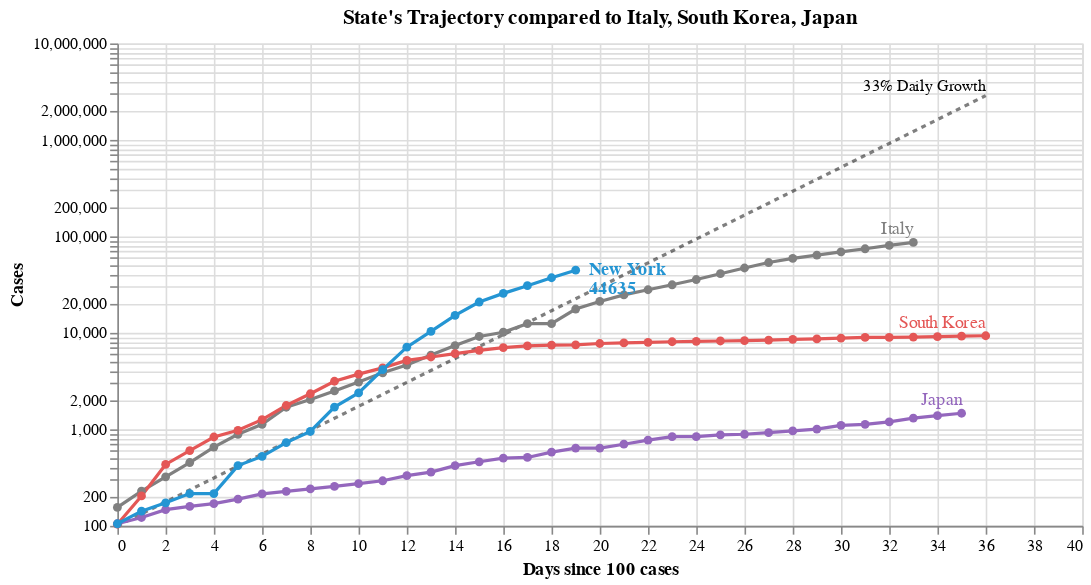

The cell this chart's notebook holds for it:
### Code cell
#hide_input
chart2 = (
 base_ref.mark_line(color='black', opacity=.5, strokeDash=[3,3])
 + base_ref_f.mark_text(dy=-6, align='right', fontSize=10, text='33% Daily Growth') 
 + base2.mark_line(point=True, tooltip=True)
 + base2.transform_filter(date_filter).mark_text(dy=-8, align='right').encode(text='Key:N')
 + base3.mark_line(point={'size':30}, tooltip=True)
 + base4.mark_text(dx=8, align='left', fontWeight='bold').encode(text='Key:N')
 + base4.mark_text(dx=8, dy=12, align='left', fontWeight='bold').encode(text='Cases:Q')
).add_selection(state_selection).properties(
    title=f"State's Trajectory compared to {', '.join(baseline_countries)}"
)
chart2

### Figure 1 — Vega-Lite specification as saved in the notebook (floating-point values rounded to 4 significant figures; data arrays with more than 128 entries replaced by an {"elided": "..."} marker saying what was removed)
{"config": {"view": {"continuousWidth": 400, "continuousHeight": 300}}, "layer": [{"mark": {"type": "line", "color": "black", "opacity": 0.5, "strokeDash": [3, 3]}, "encoding": {"x": {"type": "quantitative", "field": "Days since 100 cases"}, "y": {"type": "quantitative", "field": "Cases"}}, "selection": {"Select": {"type": "single", "fields": ["Key"], "bind": {"input": "select", "options": ["Alabama", "Arizona", "Arkansas", "California", "Colorado", "Connecticut", "Florida", "Georgia", "Illinois", "Indiana", "Louisiana", "Maryland", "Massachusetts", "Michigan", "Minnesota", "Mississippi", "Missouri", "Nevada", "New Jersey", "New York", "North Carolina", "Ohio", "Oklahoma", "Oregon", "Pennsylvania", "South Carolina", "Tennessee", "Texas", "Utah", "Virginia", "Washington", "Wisconsin"]}, "init": {"Key": "New York"}}}}, {"mark": {"type": "text", "align": "right", "dy": -6, "fontSize": 10, "text": "33% Daily Growth"}, "encoding": {"x": {"type": "quantitative", "field": "Days since 100 cases"}, "y": {"type": "quantitative", "field": "Cases"}}, "transform": [{"filter": "(datum['Days since 100 cases'] >= 36)"}]}, {"data": {"name": "data-840b50b0bcdbced3430e1c7640182d08"}, "mark": {"type": "line", "point": true, "tooltip": true}, "encoding": {"color": {"type": "nominal", "field": "Key", "legend": null, "scale": {"domain": ["Germany", "India", "Italy", "Japan", "South Korea", "Spain", "US", "United Kingdom", "Alabama", "Alaska", "American Samoa", "Arizona", "Arkansas", "California", "Colorado", "Connecticut", "Delaware", "District of Columbia", "Florida", "Georgia", "Guam", "Hawaii", "Idaho", "Illinois", "Indiana", "Iowa", "Kansas", "Kentucky", "Louisiana", "Maine", "Maryland", "Massachusetts", "Michigan", "Minnesota", "Mississippi", "Missouri", "Montana", "Nebraska", "Nevada", "New Hampshire", "New Jersey", "New Mexico", "New York", "North Carolina", "North Dakota", "Northern Marianas", "Ohio", "Oklahoma", "Oregon", "Pennsylvania", "Puerto Rico", "Rhode Island", "South Carolina", "South Dakota", "Tennessee", "Texas", "Utah", "Vermont", "Virgin Islands", "Virginia", "Washington", "West Virginia", "Wisconsin", "Wyoming"], "range": ["#2495D3", "#9D755D", "grey", "#9467bd", "#E45756", "#F58518", "#3469B2", "#2495D3", "#3469B2", "#3469B2", "#3469B2", "#3469B2", "#3469B2", "#F58518", "#3469B2", "#3469B2", "#3469B2", "#3469B2", "#3469B2", "#3469B2", "#3469B2", "#3469B2", "#3469B2", "#3469B2", "#3469B2", "#3469B2", "#3469B2", "#3469B2", "#3469B2", "#3469B2", "#3469B2", "#3469B2", "#3469B2", "#3469B2", "#3469B2", "#3469B2", "#3469B2", "#3469B2", "#3469B2", "#3469B2", "#3469B2", "#3469B2", "#2495D3", "#3469B2", "#3469B2", "#3469B2", "#3469B2", "#3469B2", "#3469B2", "#3469B2", "#3469B2", "#3469B2", "#3469B2", "#3469B2", "#3469B2", "#3469B2", "#3469B2", "#3469B2", "#3469B2", "#3469B2", "#3469B2", "#3469B2", "#3469B2", "#3469B2"]}}, "tooltip": [{"type": "nominal", "field": "Key"}, {"type": "temporal", "field": "Date"}, {"type": "quantitative", "field": "Cases"}, {"type": "quantitative", "field": "Days since 100 cases"}], "x": {"type": "quantitative", "field": "Days since 100 cases"}, "y": {"type": "quantitative", "field": "Cases", "scale": {"type": "log"}}}, "transform": [{"filter": {"field": "Key", "oneOf": ["Italy", "South Korea", "Japan"]}}], "width": 600}, {"data": {"name": "data-840b50b0bcdbced3430e1c7640182d08"}, "mark": {"type": "text", "align": "right", "dy": -8}, "encoding": {"color": {"type": "nominal", "field": "Key", "legend": null, "scale": {"domain": ["Germany", "India", "Italy", "Japan", "South Korea", "Spain", "US", "United Kingdom", "Alabama", "Alaska", "American Samoa", "Arizona", "Arkansas", "California", "Colorado", "Connecticut", "Delaware", "District of Columbia", "Florida", "Georgia", "Guam", "Hawaii", "Idaho", "Illinois", "Indiana", "Iowa", "Kansas", "Kentucky", "Louisiana", "Maine", "Maryland", "Massachusetts", "Michigan", "Minnesota", "Mississippi", "Missouri", "Montana", "Nebraska", "Nevada", "New Hampshire", "New Jersey", "New Mexico", "New York", "North Carolina", "North Dakota", "Northern Marianas", "Ohio", "Oklahoma", "Oregon", "Pennsylvania", "Puerto Rico", "Rhode Island", "South Carolina", "South Dakota", "Tennessee", "Texas", "Utah", "Vermont", "Virgin Islands", "Virginia", "Washington", "West Virginia", "Wisconsin", "Wyoming"], "range": ["#2495D3", "#9D755D", "grey", "#9467bd", "#E45756", "#F58518", "#3469B2", "#2495D3", "#3469B2", "#3469B2", "#3469B2", "#3469B2", "#3469B2", "#F58518", "#3469B2", "#3469B2", "#3469B2", "#3469B2", "#3469B2", "#3469B2", "#3469B2", "#3469B2", "#3469B2", "#3469B2", "#3469B2", "#3469B2", "#3469B2", "#3469B2", "#3469B2", "#3469B2", "#3469B2", "#3469B2", "#3469B2", "#3469B2", "#3469B2", "#3469B2", "#3469B2", "#3469B2", "#3469B2", "#3469B2", "#3469B2", "#3469B2", "#2495D3", "#3469B2", "#3469B2", "#3469B2", "#3469B2", "#3469B2", "#3469B2", "#3469B2", "#3469B2", "#3469B2", "#3469B2", "#3469B2", "#3469B2", "#3469B2", "#3469B2", "#3469B2", "#3469B2", "#3469B2", "#3469B2", "#3469B2", "#3469B2", "#3469B2"]}}, "text": {"type": "nominal", "field": "Key"}, "tooltip": [{"type": "nominal", "field": "Key"}, {"type": "temporal", "field": "Date"}, {"type": "quantitative", "field": "Cases"}, {"type": "quantitative", "field": "Days since 100 cases"}], "x": {"type": "quantitative", "field": "Days since 100 cases"}, "y": {"type": "quantitative", "field": "Cases", "scale": {"type": "log"}}}, "transform": [{"filter": {"field": "Key", "oneOf": ["Italy", "South Korea", "Japan"]}}, {"filter": "(datum['Date'] >= 1585267200000)"}], "width": 600}, {"data": {"name": "data-840b50b0bcdbced3430e1c7640182d08"}, "mark": {"type": "line", "point": {"size": 30}, "tooltip": true}, "encoding": {"color": {"type": "nominal", "field": "Key", "legend": null, "scale": {"domain": ["Germany", "India", "Italy", "Japan", "South Korea", "Spain", "US", "United Kingdom", "Alabama", "Alaska", "American Samoa", "Arizona", "Arkansas", "California", "Colorado", "Connecticut", "Delaware", "District of Columbia", "Florida", "Georgia", "Guam", "Hawaii", "Idaho", "Illinois", "Indiana", "Iowa", "Kansas", "Kentucky", "Louisiana", "Maine", "Maryland", "Massachusetts", "Michigan", "Minnesota", "Mississippi", "Missouri", "Montana", "Nebraska", "Nevada", "New Hampshire", "New Jersey", "New Mexico", "New York", "North Carolina", "North Dakota", "Northern Marianas", "Ohio", "Oklahoma", "Oregon", "Pennsylvania", "Puerto Rico", "Rhode Island", "South Carolina", "South Dakota", "Tennessee", "Texas", "Utah", "Vermont", "Virgin Islands", "Virginia", "Washington", "West Virginia", "Wisconsin", "Wyoming"], "range": ["#2495D3", "#9D755D", "grey", "#9467bd", "#E45756", "#F58518", "#3469B2", "#2495D3", "#3469B2", "#3469B2", "#3469B2", "#3469B2", "#3469B2", "#F58518", "#3469B2", "#3469B2", "#3469B2", "#3469B2", "#3469B2", "#3469B2", "#3469B2", "#3469B2", "#3469B2", "#3469B2", "#3469B2", "#3469B2", "#3469B2", "#3469B2", "#3469B2", "#3469B2", "#3469B2", "#3469B2", "#3469B2", "#3469B2", "#3469B2", "#3469B2", "#3469B2", "#3469B2", "#3469B2", "#3469B2", "#3469B2", "#3469B2", "#2495D3", "#3469B2", "#3469B2", "#3469B2", "#3469B2", "#3469B2", "#3469B2", "#3469B2", "#3469B2", "#3469B2", "#3469B2", "#3469B2", "#3469B2", "#3469B2", "#3469B2", "#3469B2", "#3469B2", "#3469B2", "#3469B2", "#3469B2", "#3469B2", "#3469B2"]}}, "tooltip": [{"type": "nominal", "field": "Key"}, {"type": "temporal", "field": "Date"}, {"type": "quantitative", "field": "Cases"}, {"type": "quantitative", "field": "Days since 100 cases"}], "x": {"type": "quantitative", "field": "Days since 100 cases"}, "y": {"type": "quantitative", "field": "Cases", "scale": {"type": "log"}}}, "transform": [{"filter": {"selection": "Select"}}], "width": 600}, {"data": {"name": "data-840b50b0bcdbced3430e1c7640182d08"}, "mark": {"type": "text", "align": "left", "dx": 8, "fontWeight": "bold"}, "encoding": {"color": {"type": "nominal", "field": "Key", "legend": null, "scale": {"domain": ["Germany", "India", "Italy", "Japan", "South Korea", "Spain", "US", "United Kingdom", "Alabama", "Alaska", "American Samoa", "Arizona", "Arkansas", "California", "Colorado", "Connecticut", "Delaware", "District of Columbia", "Florida", "Georgia", "Guam", "Hawaii", "Idaho", "Illinois", "Indiana", "Iowa", "Kansas", "Kentucky", "Louisiana", "Maine", "Maryland", "Massachusetts", "Michigan", "Minnesota", "Mississippi", "Missouri", "Montana", "Nebraska", "Nevada", "New Hampshire", "New Jersey", "New Mexico", "New York", "North Carolina", "North Dakota", "Northern Marianas", "Ohio", "Oklahoma", "Oregon", "Pennsylvania", "Puerto Rico", "Rhode Island", "South Carolina", "South Dakota", "Tennessee", "Texas", "Utah", "Vermont", "Virgin Islands", "Virginia", "Washington", "West Virginia", "Wisconsin", "Wyoming"], "range": ["#2495D3", "#9D755D", "grey", "#9467bd", "#E45756", "#F58518", "#3469B2", "#2495D3", "#3469B2", "#3469B2", "#3469B2", "#3469B2", "#3469B2", "#F58518", "#3469B2", "#3469B2", "#3469B2", "#3469B2", "#3469B2", "#3469B2", "#3469B2", "#3469B2", "#3469B2", "#3469B2", "#3469B2", "#3469B2", "#3469B2", "#3469B2", "#3469B2", "#3469B2", "#3469B2", "#3469B2", "#3469B2", "#3469B2", "#3469B2", "#3469B2", "#3469B2", "#3469B2", "#3469B2", "#3469B2", "#3469B2", "#3469B2", "#2495D3", "#3469B2", "#3469B2", "#3469B2", "#3469B2", "#3469B2", "#3469B2", "#3469B2", "#3469B2", "#3469B2", "#3469B2", "#3469B2", "#3469B2", "#3469B2", "#3469B2", "#3469B2", "#3469B2", "#3469B2", "#3469B2", "#3469B2", "#3469B2", "#3469B2"]}}, "text": {"type": "nominal", "field": "Key"}, "tooltip": [{"type": "nominal", "field": "Key"}, {"type": "temporal", "field": "Date"}, {"type": "quantitative", "field": "Cases"}, {"type": "quantitative", "field": "Days since 100 cases"}], "x": {"type": "quantitative", "field": "Days since 100 cases"}, "y": {"type": "quantitative", "field": "Cases", "scale": {"type": "log"}}}, "transform": [{"filter": {"selection": "Select"}}, {"filter": "(datum['Date'] >= 1585267200000)"}], "width": 600}, {"data": {"name": "data-840b50b0bcdbced3430e1c7640182d08"}, "mark": {"type": "text", "align": "left", "dx": 8, "dy": 12, "fontWeight": "bold"}, "encoding": {"color": {"type": "nominal", "field": "Key", "legend": null, "scale": {"domain": ["Germany", "India", "Italy", "Japan", "South Korea", "Spain", "US", "United Kingdom", "Alabama", "Alaska", "American Samoa", "Arizona", "Arkansas", "California", "Colorado", "Connecticut", "Delaware", "District of Columbia", "Florida", "Georgia", "Guam", "Hawaii", "Idaho", "Illinois", "Indiana", "Iowa", "Kansas", "Kentucky", "Louisiana", "Maine", "Maryland", "Massachusetts", "Michigan", "Minnesota", "Mississippi", "Missouri", "Montana", "Nebraska", "Nevada", "New Hampshire", "New Jersey", "New Mexico", "New York", "North Carolina", "North Dakota", "Northern Marianas", "Ohio", "Oklahoma", "Oregon", "Pennsylvania", "Puerto Rico", "Rhode Island", "South Carolina", "South Dakota", "Tennessee", "Texas", "Utah", "Vermont", "Virgin Islands", "Virginia", "Washington", "West Virginia", "Wisconsin", "Wyoming"], "range": ["#2495D3", "#9D755D", "grey", "#9467bd", "#E45756", "#F58518", "#3469B2", "#2495D3", "#3469B2", "#3469B2", "#3469B2", "#3469B2", "#3469B2", "#F58518", "#3469B2", "#3469B2", "#3469B2", "#3469B2", "#3469B2", "#3469B2", "#3469B2", "#3469B2", "#3469B2", "#3469B2", "#3469B2", "#3469B2", "#3469B2", "#3469B2", "#3469B2", "#3469B2", "#3469B2", "#3469B2", "#3469B2", "#3469B2", "#3469B2", "#3469B2", "#3469B2", "#3469B2", "#3469B2", "#3469B2", "#3469B2", "#3469B2", "#2495D3", "#3469B2", "#3469B2", "#3469B2", "#3469B2", "#3469B2", "#3469B2", "#3469B2", "#3469B2", "#3469B2", "#3469B2", "#3469B2", "#3469B2", "#3469B2", "#3469B2", "#3469B2", "#3469B2", "#3469B2", "#3469B2", "#3469B2", "#3469B2", "#3469B2"]}}, "text": {"type": "quantitative", "field": "Cases"}, "tooltip": [{"type": "nominal", "field": "Key"}, {"type": "temporal", "field": "Date"}, {"type": "quantitative", "field": "Cases"}, {"type": "quantitative", "field": "Days since 100 cases"}], "x": {"type": "quantitative", "field": "Days since 100 cases"}, "y": {"type": "quantitative", "field": "Cases", "scale": {"type": "log"}}}, "transform": [{"filter": {"selection": "Select"}}, {"filter": "(datum['Date'] >= 1585267200000)"}], "width": 600}], "data": {"name": "data-6a3763a8dc3bd327bd891c8f17718b73"}, "title": "State's Trajectory compared to Italy, South Korea, Japan", "$schema": "https://vega.github.io/schema/vega-lite/v4.0.2.json", "datasets": {"data-6a3763a8dc3bd327bd891c8f17718b73": [{"Days since 100 cases": 0, "Cases": 100.0}, {"Days since 100 cases": 1, "Cases": 133.0}, {"Days since 100 cases": 2, "Cases": 176.9}, {"Days since 100 cases": 3, "Cases": 235.3}, {"Days since 100 cases": 4, "Cases": 312.9}, {"Days since 100 cases": 5, "Cases": 416.2}, {"Days since 100 cases": 6, "Cases": 553.5}, {"Days since 100 cases": 7, "Cases": 736.1}, {"Days since 100 cases": 8, "Cases": 979.1}, {"Days since 100 cases": 9, "Cases": 1302.0}, {"Days since 100 cases": 10, "Cases": 1732.0}, {"Days since 100 cases": 11, "Cases": 2303.0}, {"Days since 100 cases": 12, "Cases": 3064.0}, {"Days since 100 cases": 13, "Cases": 4074.0}, {"Days since 100 cases": 14, "Cases": 5419.0}, {"Days since 100 cases": 15, "Cases": 7207.0}, {"Days since 100 cases": 16, "Cases": 9586.0}, {"Days since 100 cases": 17, "Cases": 12750.0}, {"Days since 100 cases": 18, "Cases": 16960.0}, {"Days since 100 cases": 19, "Cases": 22550.0}, {"Days since 100 cases": 20, "Cases": 29990.0}, {"Days since 100 cases": 21, "Cases": 39890.0}, {"Days since 100 cases": 22, "Cases": 53060.0}, {"Days since 100 cases": 23, "Cases": 70560.0}, {"Days since 100 cases": 24, "Cases": 93850.0}, {"Days since 100 cases": 25, "Cases": 124800.0}, {"Days since 100 cases": 26, "Cases": 166000.0}, {"Days since 100 cases": 27, "Cases": 220800.0}, {"Days since 100 cases": 28, "Cases": 293700.0}, {"Days since 100 cases": 29, "Cases": 390600.0}, {"Days since 100 cases": 30, "Cases": 519500.0}, {"Days since 100 cases": 31, "Cases": 690900.0}, {"Days since 100 cases": 32, "Cases": 918900.0}, {"Days since 100 cases": 33, "Cases": 1222000.0}, {"Days since 100 cases": 34, "Cases": 1625000.0}, {"Days since 100 cases": 35, "Cases": 2162000.0}, {"Days since 100 cases": 36, "Cases": 2875000.0}], "data-840b50b0bcdbced3430e1c7640182d08": {"elided": "852 records"}}}
